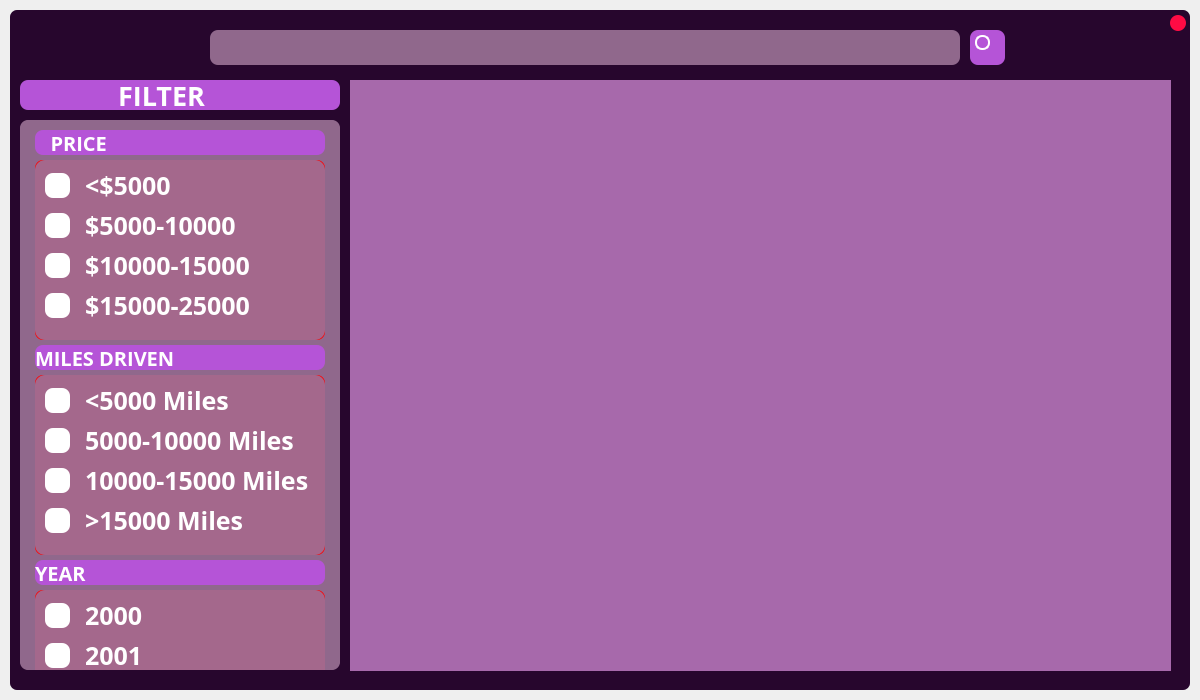
<?xml version="1.0" encoding="UTF-8"?>
<ui version="4.0">
 <class>MainWindow</class>
 <widget class="QMainWindow" name="MainWindow">
  <property name="geometry">
   <rect>
    <x>0</x>
    <y>0</y>
    <width>1200</width>
    <height>700</height>
   </rect>
  </property>
  <property name="windowTitle">
   <string>MainWindow</string>
  </property>
  <widget class="QWidget" name="centralwidget">
   <layout class="QVBoxLayout" name="background_frame_2">
    <property name="spacing">
     <number>0</number>
    </property>
    <property name="leftMargin">
     <number>10</number>
    </property>
    <property name="topMargin">
     <number>10</number>
    </property>
    <property name="rightMargin">
     <number>10</number>
    </property>
    <property name="bottomMargin">
     <number>10</number>
    </property>
    <item>
     <widget class="QFrame" name="background_frame">
      <property name="styleSheet">
       <string notr="true">QFrame {
	background-color: #27062D;
	border-radius: 7px; 
}</string>
      </property>
      <property name="frameShape">
       <enum>QFrame::NoFrame</enum>
      </property>
      <property name="frameShadow">
       <enum>QFrame::Raised</enum>
      </property>
      <widget class="QPushButton" name="quit_button">
       <property name="geometry">
        <rect>
         <x>1160</x>
         <y>5</y>
         <width>16</width>
         <height>16</height>
        </rect>
       </property>
       <property name="minimumSize">
        <size>
         <width>16</width>
         <height>16</height>
        </size>
       </property>
       <property name="maximumSize">
        <size>
         <width>17</width>
         <height>17</height>
        </size>
       </property>
       <property name="cursor">
        <cursorShape>PointingHandCursor</cursorShape>
       </property>
       <property name="styleSheet">
        <string notr="true">QPushButton {
	background-color: rgb(255, 11, 68);
	border-radius: 8px; 
	border: none;
}

QPushButton:hover {
	background-color: rgba(255, 11, 68, 150);
}
	</string>
       </property>
       <property name="text">
        <string/>
       </property>
      </widget>
      <widget class="QLineEdit" name="SearchBar">
       <property name="geometry">
        <rect>
         <x>200</x>
         <y>20</y>
         <width>750</width>
         <height>35</height>
        </rect>
       </property>
       <property name="styleSheet">
        <string notr="true">QLineEdit {
	background-color: rgb(144,104,140);
	border-radius: 8px;
	font-size: 30px;
	color:white	;
	font-family: Open Sans;
}

</string>
       </property>
      </widget>
      <widget class="QPushButton" name="search_button">
       <property name="geometry">
        <rect>
         <x>960</x>
         <y>20</y>
         <width>35</width>
         <height>35</height>
        </rect>
       </property>
       <property name="cursor">
        <cursorShape>PointingHandCursor</cursorShape>
       </property>
       <property name="styleSheet">
        <string notr="true">QPushButton {
	background-color: rgb(181, 84, 215);
	border-radius: 8px;
}

QPushButton:hover {
	background-color: rgba(181, 84, 215,150);
}</string>
       </property>
       <property name="text">
        <string/>
       </property>
      </widget>
      <widget class="QFrame" name="Seach_Icon">
       <property name="geometry">
        <rect>
         <x>965</x>
         <y>25</y>
         <width>15</width>
         <height>15</height>
        </rect>
       </property>
       <property name="minimumSize">
        <size>
         <width>15</width>
         <height>15</height>
        </size>
       </property>
       <property name="maximumSize">
        <size>
         <width>15</width>
         <height>15</height>
        </size>
       </property>
       <property name="styleSheet">
        <string notr="true">QFrame {
	background-color: rgb(181,84,215);
	border: 2px solid rgb(255, 255, 255);
	border-radius: 7px; 
}

QFrame:hover{
	background-color: rgba(181,84,215,150);
	border: 2px solid rgba(181,84,215,150);
}


</string>
       </property>
       <property name="frameShape">
        <enum>QFrame::StyledPanel</enum>
       </property>
       <property name="frameShadow">
        <enum>QFrame::Raised</enum>
       </property>
      </widget>
      <widget class="QScrollArea" name="FIlterBarArea">
       <property name="geometry">
        <rect>
         <x>10</x>
         <y>110</y>
         <width>320</width>
         <height>550</height>
        </rect>
       </property>
       <property name="styleSheet">
        <string notr="true">QScrollArea {
	background-color: rgb(144,104,140);
	border-radius: 8px; 
} </string>
       </property>
       <property name="verticalScrollBarPolicy">
        <enum>Qt::ScrollBarAsNeeded</enum>
       </property>
       <property name="horizontalScrollBarPolicy">
        <enum>Qt::ScrollBarAsNeeded</enum>
       </property>
       <property name="widgetResizable">
        <bool>true</bool>
       </property>
       <widget class="QWidget" name="main_scroll_wheel">
        <property name="geometry">
         <rect>
          <x>0</x>
          <y>0</y>
          <width>320</width>
          <height>550</height>
         </rect>
        </property>
        <property name="styleSheet">
         <string notr="true">background-color: rgb(144,104,140);
border-radius: 10px; 
</string>
        </property>
        <widget class="QLabel" name="price_bar">
         <property name="geometry">
          <rect>
           <x>15</x>
           <y>10</y>
           <width>290</width>
           <height>25</height>
          </rect>
         </property>
         <property name="styleSheet">
          <string notr="true">QLabel {
	background-color: #B554D7;
	border-radius: 8px; 
	font-size: 20px;
	font-weight: bold;
	font-family: Open Sans; 
	color:white
} </string>
         </property>
         <property name="text">
          <string>   PRICE</string>
         </property>
        </widget>
        <widget class="QLabel" name="miles_bar">
         <property name="geometry">
          <rect>
           <x>15</x>
           <y>225</y>
           <width>290</width>
           <height>25</height>
          </rect>
         </property>
         <property name="styleSheet">
          <string notr="true">QLabel {
	background-color: #B554D7;
	border-radius: 8px; 
	font-size: 20px;
	font-weight: bold;
	font-family: Open Sans; 
	color:white;
} </string>
         </property>
         <property name="text">
          <string>MILES DRIVEN</string>
         </property>
        </widget>
        <widget class="QLabel" name="year_bar">
         <property name="geometry">
          <rect>
           <x>15</x>
           <y>440</y>
           <width>290</width>
           <height>25</height>
          </rect>
         </property>
         <property name="styleSheet">
          <string notr="true">QLabel {
	background-color: #B554D7;
	border-radius: 8px; 
	font-size: 20px;
	font-weight: bold;
	font-family: Open Sans; 
	color:white;
} </string>
         </property>
         <property name="text">
          <string>YEAR</string>
         </property>
        </widget>
        <widget class="QScrollArea" name="price_area">
         <property name="geometry">
          <rect>
           <x>15</x>
           <y>40</y>
           <width>290</width>
           <height>180</height>
          </rect>
         </property>
         <property name="styleSheet">
          <string notr="true">QScrollArea {
	background-color: red;;
	border-radius: 8px; 
} </string>
         </property>
         <property name="verticalScrollBarPolicy">
          <enum>Qt::ScrollBarAsNeeded</enum>
         </property>
         <property name="horizontalScrollBarPolicy">
          <enum>Qt::ScrollBarAsNeeded</enum>
         </property>
         <property name="widgetResizable">
          <bool>true</bool>
         </property>
         <widget class="QWidget" name="price_scroll_wheel">
          <property name="geometry">
           <rect>
            <x>0</x>
            <y>0</y>
            <width>290</width>
            <height>180</height>
           </rect>
          </property>
          <property name="styleSheet">
           <string notr="true">QWidget {
	background-color: rgb(164,104,140);
}</string>
          </property>
          <widget class="QCheckBox" name="price_check1">
           <property name="geometry">
            <rect>
             <x>10</x>
             <y>10</y>
             <width>231</width>
             <height>30</height>
            </rect>
           </property>
           <property name="cursor">
            <cursorShape>PointingHandCursor</cursorShape>
           </property>
           <property name="tabletTracking">
            <bool>true</bool>
           </property>
           <property name="styleSheet">
            <string notr="true">QCheckBox::indicator{ 
	width:25px;
	height:25px; 
	background-color:white;
	border-radius: 8px; 
}

QCheckBox {
	font-size: 25px;
	spacing:15px;
	color:white;
	font-weight:bold;
	font-family: Open Sans; 
}</string>
           </property>
           <property name="text">
            <string>&lt;$5000</string>
           </property>
          </widget>
          <widget class="QCheckBox" name="price_check2">
           <property name="geometry">
            <rect>
             <x>10</x>
             <y>50</y>
             <width>241</width>
             <height>30</height>
            </rect>
           </property>
           <property name="cursor">
            <cursorShape>PointingHandCursor</cursorShape>
           </property>
           <property name="tabletTracking">
            <bool>true</bool>
           </property>
           <property name="styleSheet">
            <string notr="true">QCheckBox::indicator{ 
	width:25px;
	height:25px; 
	background-color:white;
	border-radius: 8px; 
}

QCheckBox {
	font-size: 25px;
	spacing:15px;
	color:white;
	font-weight:bold;
	font-family: Open Sans; 
}</string>
           </property>
           <property name="text">
            <string>$5000-10000</string>
           </property>
          </widget>
          <widget class="QCheckBox" name="price_check3">
           <property name="geometry">
            <rect>
             <x>10</x>
             <y>90</y>
             <width>251</width>
             <height>30</height>
            </rect>
           </property>
           <property name="cursor">
            <cursorShape>PointingHandCursor</cursorShape>
           </property>
           <property name="tabletTracking">
            <bool>true</bool>
           </property>
           <property name="styleSheet">
            <string notr="true">QCheckBox::indicator{ 
	width:25px;
	height:25px; 
	background-color:white;
	border-radius: 8px; 
}

QCheckBox {
	font-size: 25px;
	spacing:15px;
	color:white;
	font-weight:bold;
	font-family: Open Sans; 
}</string>
           </property>
           <property name="text">
            <string>$10000-15000</string>
           </property>
          </widget>
          <widget class="QCheckBox" name="price_check4">
           <property name="geometry">
            <rect>
             <x>10</x>
             <y>130</y>
             <width>251</width>
             <height>30</height>
            </rect>
           </property>
           <property name="cursor">
            <cursorShape>PointingHandCursor</cursorShape>
           </property>
           <property name="tabletTracking">
            <bool>true</bool>
           </property>
           <property name="styleSheet">
            <string notr="true">QCheckBox::indicator{ 
	width:25px;
	height:25px; 
	background-color:white;
	border-radius: 8px; 
}

QCheckBox {
	font-size: 25px;
	spacing:15px;
	color:white;
	font-weight:bold;
	font-family: Open Sans; 
}</string>
           </property>
           <property name="text">
            <string>$15000-25000</string>
           </property>
          </widget>
         </widget>
        </widget>
        <widget class="QScrollArea" name="miles_area">
         <property name="geometry">
          <rect>
           <x>15</x>
           <y>255</y>
           <width>290</width>
           <height>180</height>
          </rect>
         </property>
         <property name="styleSheet">
          <string notr="true">QScrollArea {
	background-color: red;;
	border-radius: 8px; 
} </string>
         </property>
         <property name="verticalScrollBarPolicy">
          <enum>Qt::ScrollBarAsNeeded</enum>
         </property>
         <property name="horizontalScrollBarPolicy">
          <enum>Qt::ScrollBarAsNeeded</enum>
         </property>
         <property name="widgetResizable">
          <bool>true</bool>
         </property>
         <widget class="QWidget" name="miles_scroll_wheel">
          <property name="geometry">
           <rect>
            <x>0</x>
            <y>0</y>
            <width>290</width>
            <height>180</height>
           </rect>
          </property>
          <property name="styleSheet">
           <string notr="true">QWidget {
	background-color: rgb(164,104,140);
}</string>
          </property>
          <widget class="QCheckBox" name="miles_check1">
           <property name="geometry">
            <rect>
             <x>10</x>
             <y>10</y>
             <width>241</width>
             <height>30</height>
            </rect>
           </property>
           <property name="cursor">
            <cursorShape>PointingHandCursor</cursorShape>
           </property>
           <property name="tabletTracking">
            <bool>true</bool>
           </property>
           <property name="styleSheet">
            <string notr="true">QCheckBox::indicator{ 
	width:25px;
	height:25px; 
	background-color:white;
	border-radius: 8px; 
}

QCheckBox {
	font-size: 25px;
	spacing:15px;
	color:white;
	font-weight:bold;
	font-family: Open Sans; 
}</string>
           </property>
           <property name="text">
            <string>&lt;5000 Miles</string>
           </property>
          </widget>
          <widget class="QCheckBox" name="miles_check2">
           <property name="geometry">
            <rect>
             <x>10</x>
             <y>50</y>
             <width>261</width>
             <height>30</height>
            </rect>
           </property>
           <property name="cursor">
            <cursorShape>PointingHandCursor</cursorShape>
           </property>
           <property name="tabletTracking">
            <bool>true</bool>
           </property>
           <property name="styleSheet">
            <string notr="true">QCheckBox::indicator{ 
	width:25px;
	height:25px; 
	background-color:white;
	border-radius: 8px; 
}

QCheckBox {
	font-size: 25px;
	spacing:15px;
	color:white;
	font-weight:bold;
	font-family: Open Sans; 
}</string>
           </property>
           <property name="text">
            <string>5000-10000 Miles</string>
           </property>
          </widget>
          <widget class="QCheckBox" name="miles_check3">
           <property name="geometry">
            <rect>
             <x>10</x>
             <y>90</y>
             <width>271</width>
             <height>30</height>
            </rect>
           </property>
           <property name="cursor">
            <cursorShape>PointingHandCursor</cursorShape>
           </property>
           <property name="tabletTracking">
            <bool>true</bool>
           </property>
           <property name="styleSheet">
            <string notr="true">QCheckBox::indicator{ 
	width:25px;
	height:25px; 
	background-color:white;
	border-radius: 8px; 
}

QCheckBox {
	font-size: 25px;
	spacing:15px;
	color:white;
	font-weight:bold;
	font-family: Open Sans; 
}</string>
           </property>
           <property name="text">
            <string>10000-15000 Miles</string>
           </property>
          </widget>
          <widget class="QCheckBox" name="miles_check4">
           <property name="geometry">
            <rect>
             <x>10</x>
             <y>130</y>
             <width>201</width>
             <height>30</height>
            </rect>
           </property>
           <property name="cursor">
            <cursorShape>PointingHandCursor</cursorShape>
           </property>
           <property name="tabletTracking">
            <bool>true</bool>
           </property>
           <property name="styleSheet">
            <string notr="true">QCheckBox::indicator{ 
	width:25px;
	height:25px; 
	background-color:white;
	border-radius: 8px; 
}

QCheckBox {
	font-size: 25px;
	spacing:15px;
	color:white;
	font-weight:bold;
	font-family: Open Sans; 
}</string>
           </property>
           <property name="text">
            <string>&gt;15000 Miles</string>
           </property>
          </widget>
         </widget>
        </widget>
        <widget class="QScrollArea" name="year_area">
         <property name="geometry">
          <rect>
           <x>15</x>
           <y>470</y>
           <width>290</width>
           <height>180</height>
          </rect>
         </property>
         <property name="styleSheet">
          <string notr="true">QScrollArea {
	background-color: red;;
	border-radius: 8px; 
} </string>
         </property>
         <property name="verticalScrollBarPolicy">
          <enum>Qt::ScrollBarAsNeeded</enum>
         </property>
         <property name="horizontalScrollBarPolicy">
          <enum>Qt::ScrollBarAsNeeded</enum>
         </property>
         <property name="widgetResizable">
          <bool>true</bool>
         </property>
         <widget class="QWidget" name="year_scroll_wheel">
          <property name="geometry">
           <rect>
            <x>0</x>
            <y>0</y>
            <width>290</width>
            <height>180</height>
           </rect>
          </property>
          <property name="styleSheet">
           <string notr="true">QWidget {
	background-color: rgb(164,104,140);
}</string>
          </property>
          <widget class="QCheckBox" name="year_check1">
           <property name="geometry">
            <rect>
             <x>10</x>
             <y>10</y>
             <width>201</width>
             <height>30</height>
            </rect>
           </property>
           <property name="cursor">
            <cursorShape>PointingHandCursor</cursorShape>
           </property>
           <property name="tabletTracking">
            <bool>true</bool>
           </property>
           <property name="styleSheet">
            <string notr="true">QCheckBox::indicator{ 
	width:25px;
	height:25px; 
	background-color:white;
	border-radius: 8px; 
}

QCheckBox {
	font-size: 25px;
	spacing:15px;
	color:white;
	font-weight:bold;
	font-family: Open Sans; 
}</string>
           </property>
           <property name="text">
            <string>2000</string>
           </property>
          </widget>
          <widget class="QCheckBox" name="year_check2">
           <property name="geometry">
            <rect>
             <x>10</x>
             <y>50</y>
             <width>201</width>
             <height>30</height>
            </rect>
           </property>
           <property name="cursor">
            <cursorShape>PointingHandCursor</cursorShape>
           </property>
           <property name="tabletTracking">
            <bool>true</bool>
           </property>
           <property name="styleSheet">
            <string notr="true">QCheckBox::indicator{ 
	width:25px;
	height:25px; 
	background-color:white;
	border-radius: 8px; 
}

QCheckBox {
	font-size: 25px;
	spacing:15px;
	color:white;
	font-weight:bold;
	font-family: Open Sans; 
}</string>
           </property>
           <property name="text">
            <string>2001</string>
           </property>
          </widget>
         </widget>
        </widget>
       </widget>
      </widget>
      <widget class="QLabel" name="FilterBar">
       <property name="geometry">
        <rect>
         <x>10</x>
         <y>70</y>
         <width>320</width>
         <height>30</height>
        </rect>
       </property>
       <property name="styleSheet">
        <string notr="true">QLabel {
	background-color: #B554D7;
	border-radius: 8px; 
	font-size: 27px;
	font-weight: bold;
	font-family: Open Sans; 
	color:white;
} </string>
       </property>
       <property name="text">
        <string>              FILTER</string>
       </property>
      </widget>
      <widget class="QScrollArea" name="Car_Infor_Area">
       <property name="geometry">
        <rect>
         <x>340</x>
         <y>70</y>
         <width>821</width>
         <height>591</height>
        </rect>
       </property>
       <property name="widgetResizable">
        <bool>true</bool>
       </property>
       <widget class="QWidget" name="car_scroll_wheel">
        <property name="geometry">
         <rect>
          <x>0</x>
          <y>0</y>
          <width>821</width>
          <height>591</height>
         </rect>
        </property>
        <property name="styleSheet">
         <string notr="true">QWidget {
	background-color: rgb(167, 105, 171);
}</string>
        </property>
       </widget>
      </widget>
      <zorder>quit_button</zorder>
      <zorder>SearchBar</zorder>
      <zorder>search_button</zorder>
      <zorder>FIlterBarArea</zorder>
      <zorder>FilterBar</zorder>
      <zorder>Seach_Icon</zorder>
      <zorder>Car_Infor_Area</zorder>
     </widget>
    </item>
   </layout>
  </widget>
 </widget>
 <resources/>
 <connections/>
</ui>
